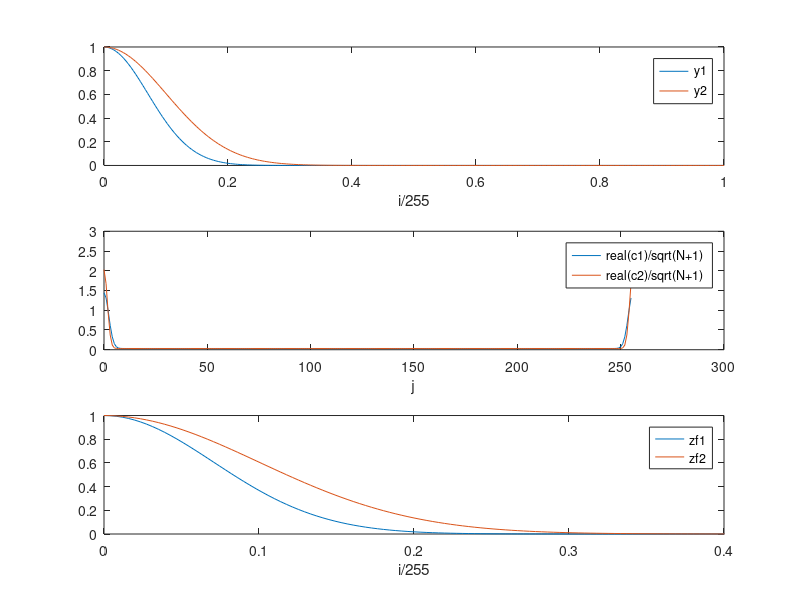

Write the MATLAB code that produced this figure.
% F9FTGAUSS
% Complex Fourier transformation of Gauss function for two values of a
% and for Fast Fourier Transformation.
% The maximum is at i = 0. The FT (inverse) of the FT is also calculated.
function F9FTGAUSS;
i = (0:1:255);
A = 1;
a = 100;
aa = 50;
y1 = A*exp(-a*((i/255).^2));
y2 = A*exp(-aa*((i/255).^2));

figure(1);
subplot(3,1,1);
plot(i/255,y1,i/255,y2);
axis([0 1 0 1]);
xlabel('i/255');
legend('y1','y2');

c1 = fft(y1);
c2 = fft(y2);
N = length(c2)-1; % N=255
j=(0:1:N);

subplot(3,1,2);
plot(j,real(c1)/sqrt(N+1),j,real(c2)/sqrt(N+1));
axis([0 300 0 3]);
xlabel('j');
legend('real(c1)/sqrt(N+1)','real(c2)/sqrt(N+1)');

zf1 = ifft(c1);
zf2 = ifft(c2);


N2 = length(zf2)-1;
i = (0:1:N2);
% 1/(2*d)=0.025

subplot(3,1,3);
plot(i/255,zf1,i/255,zf2);
axis([0 0.4 0 1]);
xlabel('i/255');
legend('zf1','zf2');
% The coordinate is again i/255
